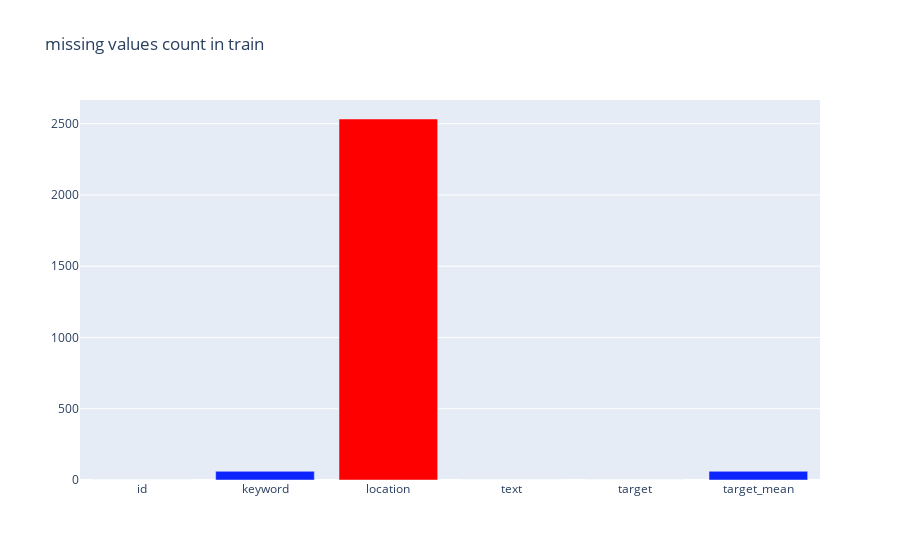
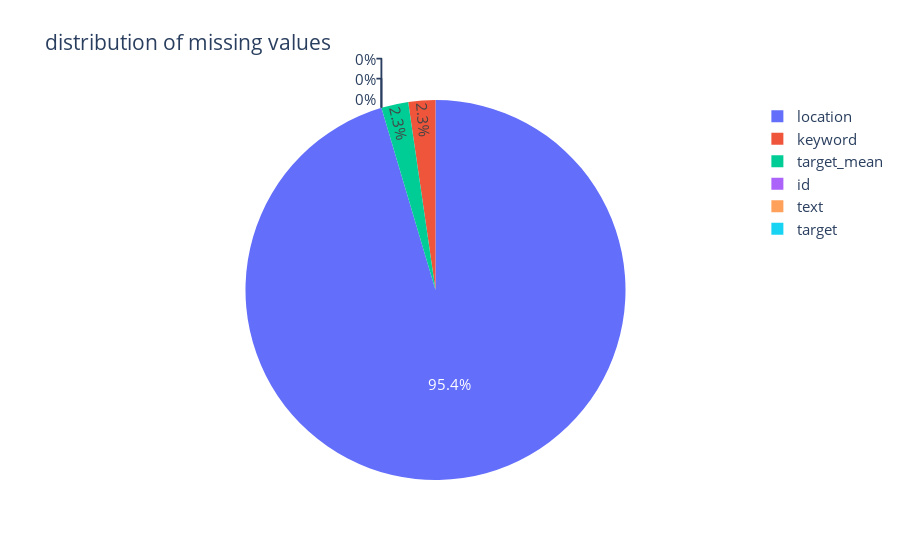

Here is the notebook cell these charts were saved with, in order:
### Code cell
# bar plot

missing_vals = train.isnull().sum()
missing_vals.index

trace1 = go.Bar(
                x = missing_vals.index,
                y = missing_vals.values,
                marker = dict(color = missing_vals.values,
                              colorscale='picnic')
            )

layout1 = go.Layout(title = 'missing values count in train')
fig = go.Figure([trace1], layout1)
py.iplot(fig, filename='TrainMissingCount')

# pie chart


trace2 = go.Pie(labels = missing_vals.index,
               values = missing_vals/len(train)*100
               )

layout2 = go.Layout(
                title = 'distribution of missing values',
                font = dict(size=15)
                )
fig = go.Figure([trace2], layout2)
py.iplot(fig, 'TrainMissingDist')

### Figure 1 — Plotly figure (JSON) as saved in the notebook; plotly's stock layout.template omitted (floating-point values rounded to 4 significant figures)
{"data": [{"marker": {"color": [0, 61, 2533, 0, 0, 61], "colorscale": [[0, "rgb(0,0,255)"], [0.1, "rgb(51,153,255)"], [0.2, "rgb(102,204,255)"], [0.3, "rgb(153,204,255)"], [0.4, "rgb(204,204,255)"], [0.5, "rgb(255,255,255)"], [0.6, "rgb(255,204,255)"], [0.7, "rgb(255,153,255)"], [0.8, "rgb(255,102,204)"], [0.9, "rgb(255,102,102)"], [1, "rgb(255,0,0)"]]}, "type": "bar", "x": ["id", "keyword", "location", "text", "target", "target_mean"], "y": [0, 61, 2533, 0, 0, 61]}], "layout": {"title": {"text": "missing values count in train"}}}

### Figure 2 — Plotly figure (JSON) as saved in the notebook; plotly's stock layout.template omitted (floating-point values rounded to 4 significant figures)
{"data": [{"labels": ["id", "keyword", "location", "text", "target", "target_mean"], "type": "pie", "values": [0, 0.8013, 33.27, 0, 0, 0.8013]}], "layout": {"font": {"size": 15}, "title": {"text": "distribution of missing values"}}}
